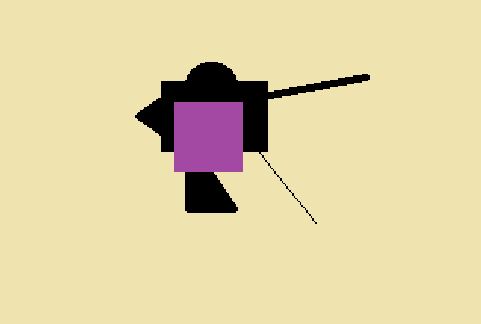
#> input picture 遥感图像数字处理（传统和深度学习方法的图像处理）/传统图像处理方法/h5_binary/edge_test.png, 481 x 324 px
$ jupyter execute binary.ipynb
#> lines starting #> are read from the running program, lines starting #| are printed output that depends on the picture; after the words box and inside, x2 and y2 are one past the last pixel; in counts of white or black regions, pixels touching at a corner belong together
# 作业5：二值图的轮廓跟踪和形态学运算
- Author: Wei Jiangnan 2024.9
--------------------------------------------------------------------------------------------------------------------------
#### 1. 实现课件中提到的轮廓跟踪算法
- 算法原型为`findContours(binary, start_x, start_y)`，其中`binary`为二值图，`start_x`和`start_y`为轮廓的起始点。
- 函数的返回值为一个`list`，其中每个元素为一个点，每个点为一个`tuple`，其中包含两个元素，分别为`x`和`y`坐标，例如`[(x1, y1), (x2, y2), ...]`，代表轮廓上的点的坐标。
--------------------------------------------------------------------------------------------------------------------------
#### 2. 实现课件中提到的形态学运算
- 膨胀`dilate(binary, kernel)`。
- 腐蚀`erode(binary, kernel)`。
- 开运算`open(binary, kernel)`。
- 闭运算`close(binary, kernel)`。
- 形态学梯度`gradient(binary, kernel)`。
- 顶帽`tophat(binary, kernel)`。
- 黑帽`blackhat(binary, kernel)`。
- 上述函数中`binary`为二值图，`kernel`为运算的核，核的大小为`kernel.shape`，核的中心为`kernel.shape[0]//2, kernel.shape[1]//2`。
- **`[注意]`** 核需要进行映像后再进行运算。
--------------------------------------------------------------------------------------------------------------------------

[cell 1]
import numpy as np
import matplotlib.pyplot as plt
import cv2

### 1 轮廓跟踪 （35）
- 实现课件中提到的轮廓跟踪算法`findContours(binary, start_x, start_y)`，其中`binary`为二值图，`start_x`和`start_y`为轮廓的起始点。
- 只需考虑图像中只有一个封闭轮廓的情况。
- 对于轮廓的起始点，你可以手动指定，也可以实现算法自动寻找起始点。已经提供了一个自动寻找起始点的算法，你可以直接使用，也可以自己实现。
- 函数的返回值为一个`list`，其中每个元素为一个点，每个点为一个`tuple`，其中包含两个元素，分别为`x`和`y`坐标，例如`[(x1, y1), (x2, y2), ...]`，代表按顺序排列的轮廓上的点的坐标。

#### 1-1 自动寻找起始点
- 你可以直接使用下面的代码，也可以自己实现。
- **`[注意]`** 本作业中的测试图片的背景为白色，前景为黑色，因此寻找起始点的算法是基于这个假设的，如果你自己实现了寻找起始点的算法，也需要基于这个假设。

[cell 2]
def get_start(binary):
    '''
    Args:
        binary:二值化图像
    Returns:
        i,j:左上角像素的坐标
    '''
    w,h=binary.shape
    #找到左上角像素
    for i in range(w):
        for j in range(h):
            if not binary[i][j]>0:
                return i,j

#### 1-2 轮廓跟踪算法
- 函数原型为`findContours(binary, start_x, start_y)`，其中`binary`为二值图，`start_x`和`start_y`为轮廓的起始点。

[cell 3]
def edge_follow(binary,start_x,start_y):
    '''
    Args:
        binary:二值化图像
        start_x,start_y:边缘起始点x,y坐标
    Returns:
        edge_list:按顺序排列的边缘点位置列表
    '''
    edge_list = []
    direction = [(-1, -1), (0, -1), (1, -1), (1, 0), (1, 1), (0, 1), (-1, 1), (-1, 0)]
    start_point = (start_x, start_y)
    cur_point = start_point
    cur_direction = 0
    while True:
        edge_list.append(cur_point)
        found_next_point = False

        for i in range(8):
            next_direction = (cur_direction + i) % 8
            next_point = (cur_point[0] + direction[next_direction][0], cur_point[1] + direction[next_direction][1])

            if binary[next_point[0],next_point[1]]==0:
                cur_point = next_point
                cur_direction = (next_direction - 2 + 8) % 8
                found_next_point = True
                break

        if not found_next_point or cur_point == start_point:
            break
    return edge_list

#### 1-3 测试边缘跟踪算法
- 下面的代码会对`edge_test.png`二值化后进行边缘跟踪，无需修改，运行后会显示轮廓跟踪的结果。

[cell 4]
def draw_edge(binary,edge_list):
    '''
    Args:
        binary:二值化图像
        edge_list:边缘点列表
    Returns:
        new_img:边缘图片
        edge_order:从深到浅的边缘表示跟踪路径
    '''
    w,h=binary.shape
    new_img=np.zeros((w,h),dtype=np.uint8)
    new_img+=255
    edge_order=new_img.copy()
    l=len(edge_list)
    #用从深到浅的边缘表示跟踪路径
    for i in range(l):
        new_img[edge_list[i][0]][edge_list[i][1]]=0
        edge_order[edge_list[i][0]][edge_list[i][1]]=255-(int)(255*i/l)
    return new_img,edge_order

[cell 5]
test=cv2.imread("edge_test.png")
#> test is the input picture: shape (324, 481, 3); mean B, G, R 166.5, 211.4, 224.3
gray=cv2.cvtColor(test,cv2.COLOR_BGR2GRAY)
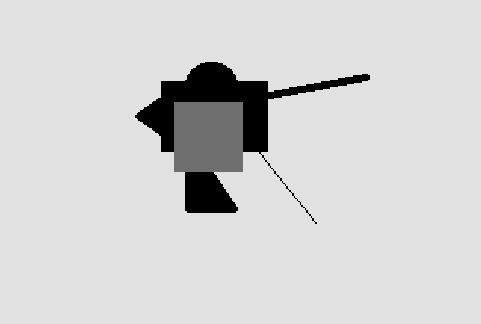
#> gray: shape (324, 481); min 0, max 225, mean 209.8
ret,binary=cv2.threshold(gray,127,255,cv2.THRESH_BINARY)
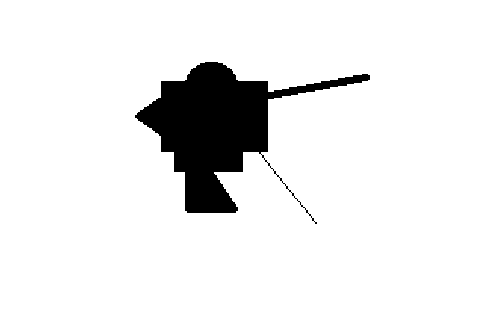
#> binary: shape (324, 481); 91.7% white; 1 black region, box (x1, y1, x2, y2) and area: (135, 62, 370, 224) 12878
start_x,start_y=get_start(binary)
#> start_x = 62; start_y = 205
edge_list=edge_follow(binary,start_x,start_y)
#> in edge_follow, `start_point = (start_x, start_y)`: start_point = (62, 205)
#> after the loop in edge_follow, `while True:`: edge_list = 937 pairs, first value 62 to 223, second value 135 to 369
new_img,edge_order=draw_edge(binary,edge_list)
#> in draw_edge, `l=len(edge_list)`: l = 937
#> after the loop in draw_edge, `for i in range(l):`:
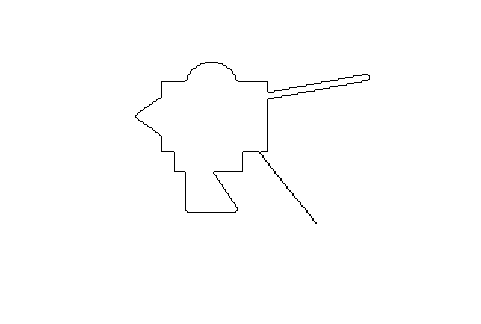
#> new_img: shape (324, 481); 99.4% white; black in thin lines or dots, all inside (x1, y1, x2, y2) = (135, 62, 370, 224)
plt.figure(figsize=(15, 10))
plt.subplot(131)
plt.imshow(binary,cmap="gray")
plt.title("binary")
plt.subplot(132)
plt.imshow(new_img,cmap="gray")
plt.title("edge")
plt.subplot(133)
plt.imshow(edge_order,cmap="gray")
plt.title("edge order")

### 2 形态学运算（65）
- 实现课件中提到的形态学运算。

##### 2-1 膨胀（20）
- 膨胀`dilate(binary, kernel)`。

[cell 6]
'''
def dilate(binary,kernel):

    Args:
        binary:二值化图像
        kernel:结构元素
    Returns:
        new_img:膨胀后的图像

    h_pad, w_pad = kernel.shape[0]//2, kernel.shape[1]//2
    h, w = binary.shape
    new_img = np.zeros_like(binary)
    binary_pad = np.pad(binary, ((h_pad, h_pad), (w_pad, w_pad)), mode='constant', constant_values=0)
    for i in range(h):
        for j in range(w):
            kernel_area = binary_pad[i:i + kernel.shape[0], j:j + kernel.shape[1]]
            # if np.sum(kernel_area * kernel)>0: # 有交集
            #    new_img[i ,j] = 255
            new_img[i, j] = np.max(kernel_area * kernel)
    return new_img
'''
def dilate(image, kernel):
    image_height, image_width = image.shape
    kernel_height, kernel_width = kernel.shape
    pad_height = kernel_height // 2
    pad_width = kernel_width // 2
    padded_image = np.pad(image, ((pad_height, pad_height), (pad_width, pad_width)), mode='constant', constant_values=(0,0))
    dilated_image = np.zeros_like(image)
    for i in range(image_height):
        for j in range(image_width):
            window = padded_image[i:i + kernel_height, j:j + kernel_width]
            if np.sum(window * kernel) > 0:
                dilated_image[i, j] = 255
            # dilated_image[i, j] = np.max(window * kernel)
    return dilated_image

#### 2-2 腐蚀（20）
- 腐蚀`erode(binary, kernel)`。

[cell 7]
'''

def erode(binary, kernel):

    Args:
        binary:二值化图像
        kernel:结构元素
    Returns:
        new_img:腐蚀后的图像

    h_pad, w_pad = kernel.shape[0]//2, kernel.shape[1]//2
    h, w = binary.shape
    new_img = np.zeros_like(binary)
    binary_pad = np.pad(binary, ((h_pad, h_pad), (w_pad, w_pad)), mode='constant', constant_values=0)
    for i in range(h):
        for j in range(w):
            kernel_area = binary_pad[i:i + kernel.shape[0], j:j + kernel.shape[1]]
            # if np.all(kernel_area & kernel): # 全部包含
            new_img[i, j] = np.min(kernel_area * kernel)
    return new_img

'''
def erode(image, kernel):
    image_height, image_width = image.shape
    kernel_height, kernel_width = kernel.shape
    pad_height = kernel_height // 2
    pad_width = kernel_width // 2
    padded_image = np.pad(image, ((pad_height, pad_height), (pad_width, pad_width)), mode='constant', constant_values=(0,0))
    eroded_image = np.zeros_like(image)
    for i in range(image_height):
        for j in range(image_width):
            window = padded_image[i:i + kernel_height, j:j + kernel_width]
            if np.all(window[kernel == 1] == 255):
                eroded_image[i, j] = 255
    return eroded_image

#### 2-3 开运算（5）
- 开运算`open(binary, kernel)`。

[cell 8]
def open(binary,kernel):
    '''
    Args:
        binary:二值化图像
        kernel:结构元素
    Returns:
        开运算后的图像
    '''
    eroded = erode(binary, kernel)
    opened = dilate(eroded, kernel)
    return opened

#### 2-4 闭运算（5）
- 闭运算`close(binary, kernel)`。

[cell 9]
def close(binary,kernel):
    '''
    Args:
        binary:二值化图像
        kernel:结构元素
    Returns:
        闭运算后的图像
    '''
    dilated = dilate(binary, kernel)
    closed = erode(dilated, kernel)
    return closed

#### 2-5 形态学梯度（5）
- 形态学梯度`gradient(binary, kernel)`。

[cell 10]
def graident(binary,kernel):
    '''
    Args:
        binary:二值化图像
        kernel:结构元素
    Returns:
        梯度运算后的图像
    '''
    dilated = dilate(binary, kernel)
    eroded = erode(binary, kernel)
    gradient = dilated - eroded
    return gradient

#### 2-6 顶帽（5）
- 顶帽`tophat(binary, kernel)`。

[cell 11]
def tophat(binary,kernel):
    '''
    Args:
        binary:二值化图像
        kernel:结构元素
    Returns:
       顶帽运算后的图像
    '''
    opened = open(binary, kernel)
    tophat = binary - opened
    return tophat

#### 2-7 黑帽（5）
- 黑帽`blackhat(binary, kernel)`。

[cell 12]
def blackhat(binary,kernel):
    '''
    Args:
        binary:二值化图像
        kernel:结构元素
    Returns:
        黑帽运算后的图像
    '''
    closed = close(binary, kernel)
    blackhat = closed - binary
    return blackhat

#### 2-8 测试形态学运算
- 下面的代码会对`test_img.png`,`test_j.png`,`test_abcd.png`二值化后进行形态学运算，无需修改，运行后会显示形态学运算的结果。

[cell 13]
test_img=cv2.imread("test_img.png")
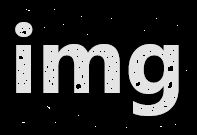
#> input picture 遥感图像数字处理（传统和深度学习方法的图像处理）/传统图像处理方法/h5_binary/test_img.png, 197 x 135 px
#> test_img is the input picture: shape (135, 197, 3); min 0, max 255, mean 48.3
gray=cv2.cvtColor(test_img,cv2.COLOR_BGR2GRAY)
#> gray: shape (135, 197)
ret,binary=cv2.threshold(gray,127,255,cv2.THRESH_BINARY)
#> binary: shape (135, 197); 21.3% white; 24 white regions (20 under 20 px), largest, box (x1, y1, x2, y2) and area: (43, 44, 120, 93) 2413, (129, 44, 179, 116) 2312, (16, 45, 31, 93) 702, (15, 22, 32, 37) 201
plt.imshow(binary,cmap="gray")

[cell 14]
kernel=np.array([[0,1,0],[1,1,1],[0,1,0]],dtype=np.uint8)
open_img=dilate(binary,kernel)
#> in dilate, `padded_image = np.pad(image, ((pad_height, pad_height), (pad_width, pa..`: padded_image: shape (137, 199); 20.7% white; 24 white regions (20 under 20 px), largest, box (x1, y1, x2, y2) and area: (44, 45, 121, 94) 2413, (130, 45, 180, 117) 2312, (17, 46, 32, 94) 702, (16, 23, 33, 38) 201
#> after the loop in dilate, `for i in range(image_height):`: dilated_image: shape (135, 197); 25.5% white; 23 white regions (19 under 20 px), largest, box (x1, y1, x2, y2) and area: (42, 43, 121, 94) 2837, (128, 43, 180, 117) 2708, (15, 44, 32, 94) 844, (14, 21, 33, 38) 262
close_img=erode(binary,kernel)
#> after the loop in erode, `for i in range(image_height):`: eroded_image: shape (135, 197); 16.6% white; 4 white regions, box (x1, y1, x2, y2) and area: (44, 45, 119, 92) 1902, (130, 45, 178, 115) 1854, (17, 46, 30, 92) 539, (16, 23, 31, 36) 132
blackhat_img=blackhat(binary,kernel)
#> in erode (call 2), `padded_image = np.pad(image, ((pad_height, pad_height), (pad_width, pa..`: padded_image: shape (137, 199); 24.8% white; 23 white regions (19 under 20 px), largest, box (x1, y1, x2, y2) and area: (43, 44, 122, 95) 2837, (129, 44, 181, 118) 2708, (16, 45, 33, 95) 844, (15, 22, 34, 39) 262
#> after the loop in erode (call 2), `for i in range(image_height):`:
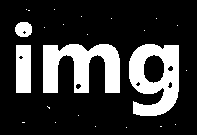
#> eroded_image: shape (135, 197); 21.6% white; 24 white regions (20 under 20 px), largest, box (x1, y1, x2, y2) and area: (43, 44, 120, 93) 2451, (129, 44, 179, 116) 2345, (16, 45, 31, 93) 712, (15, 22, 32, 37) 208
#> in blackhat, `blackhat = closed - binary`: blackhat: shape (135, 197); 0.33% white in thin lines or dots, all inside (x1, y1, x2, y2) = (18, 28, 175, 111)
plt.figure(figsize=(25, 30))
plt.subplot(131)
plt.imshow(open_img,cmap="gray")
plt.title("open")
plt.subplot(132)
plt.imshow(close_img,cmap="gray")
plt.title("close")
plt.subplot(133)
plt.imshow(blackhat_img,cmap="gray")
plt.title("blackhat")

[cell 15]
test_j=cv2.imread("test_j.png")
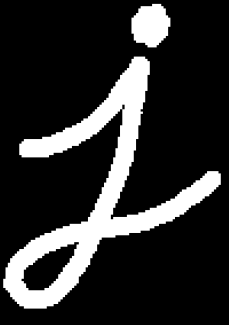
#> input picture 遥感图像数字处理（传统和深度学习方法的图像处理）/传统图像处理方法/h5_binary/test_j.png, 229 x 325 px
#> test_j is the input picture: shape (325, 229, 3); min 0, max 255, mean 46.3
gray=cv2.cvtColor(test_j,cv2.COLOR_BGR2GRAY)
#> gray: shape (325, 229)
ret,binary=cv2.threshold(gray,127,255,cv2.THRESH_BINARY)
#> binary: shape (325, 229); 18.2% white; 2 white regions, box (x1, y1, x2, y2) and area: (3, 57, 221, 309) 12244, (131, 4, 170, 47) 1291
kernel=np.array([[0,1,0],[1,1,1],[0,1,0]],dtype=np.uint8)
graident_img=graident(binary,kernel)
#> in dilate (call 3), `padded_image = np.pad(image, ((pad_height, pad_height), (pad_width, pa..`: padded_image: shape (327, 231); 17.9% white; 2 white regions, box (x1, y1, x2, y2) and area: (4, 58, 222, 310) 12244, (132, 5, 171, 48) 1291
#> after the loop in dilate (call 3), `for i in range(image_height):`: dilated_image: shape (325, 229); 20.2% white; 2 white regions, box (x1, y1, x2, y2) and area: (2, 56, 222, 310) 13627, (130, 3, 171, 48) 1429
#> after the loop in erode (call 3), `for i in range(image_height):`: eroded_image: shape (325, 229); 16.1% white; 2 white regions, box (x1, y1, x2, y2) and area: (4, 58, 220, 308) 10859, (132, 5, 169, 46) 1157
#> in graident, `gradient = dilated - eroded`: gradient: shape (325, 229); 4.1% white in thin lines or dots
plt.figure(figsize=(15, 10))
plt.subplot(121)
plt.imshow(binary,cmap="gray")
plt.title("j")
plt.subplot(122)
plt.imshow(graident_img,cmap="gray")
plt.title("graident")

[cell 16]
test_abcd=cv2.imread("test_abcd.png")
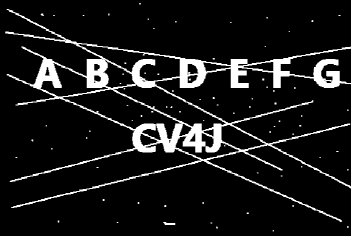
#> input picture 遥感图像数字处理（传统和深度学习方法的图像处理）/传统图像处理方法/h5_binary/test_abcd.PNG, 351 x 236 px, found by its file name
#> test_abcd is the input picture: shape (236, 351, 3); min 0, max 255, mean 24.8
gray=cv2.cvtColor(test_abcd,cv2.COLOR_BGR2GRAY)
#> gray: shape (236, 351)
ret,binary=cv2.threshold(gray,127,255,cv2.THRESH_BINARY)
#> binary: shape (236, 351); 9.3% white; 89 white regions (75 under 20 px), largest, box (x1, y1, x2, y2) and area: (78, 102, 351, 210) 2575, (107, 47, 351, 88) 2168, (7, 9, 186, 105) 2098
kernel=np.array([[0,1,0],[1,1,1],[0,1,0]],dtype=np.uint8)
open_img=open(binary,kernel)
#> in erode (call 4), `padded_image = np.pad(image, ((pad_height, pad_height), (pad_width, pa..`: padded_image: shape (238, 353); 9.1% white; 89 white regions (75 under 20 px), largest, box (x1, y1, x2, y2) and area: (79, 103, 352, 211) 2575, (108, 48, 352, 89) 2168, (8, 10, 187, 106) 2098
#> after the loop in erode (call 4), `for i in range(image_height):`:
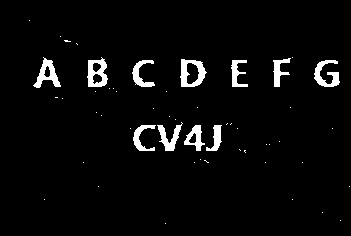
#> eroded_image: shape (236, 351); 3.9% white; 53 white regions (42 under 20 px), largest, box (x1, y1, x2, y2) and area: (180, 59, 207, 87) 403, (87, 57, 108, 87) 373, (33, 57, 61, 88) 350
#> in dilate (call 4), `padded_image = np.pad(image, ((pad_height, pad_height), (pad_width, pa..`: padded_image: shape (238, 353); 3.9% white; 53 white regions (42 under 20 px), largest, box (x1, y1, x2, y2) and area: (181, 60, 208, 88) 403, (88, 58, 109, 88) 373, (34, 58, 62, 89) 350
#> after the loop in dilate (call 4), `for i in range(image_height):`:
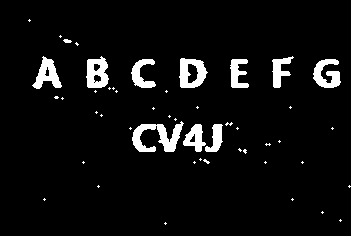
#> dilated_image: shape (236, 351); 5.7% white; 49 white regions (38 under 20 px), largest, box (x1, y1, x2, y2) and area: (132, 121, 184, 152) 761, (179, 58, 208, 88) 545, (86, 56, 109, 88) 510
tophat_img=tophat(binary,kernel)
#> in tophat, `tophat = binary - opened`:
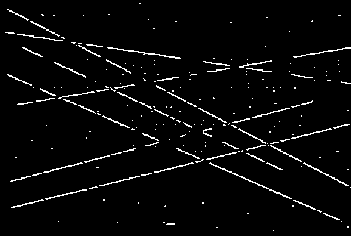
#> tophat: shape (236, 351); 3.6% white in thin lines or dots
plt.figure(figsize=(15, 10))
plt.subplot(131)
plt.imshow(binary,cmap="gray")
plt.title("abcd")
plt.subplot(132)
plt.imshow(open_img,cmap="gray")
plt.title("open")
plt.subplot(133)
plt.imshow(tophat_img,cmap="gray")
plt.title("tophat")
